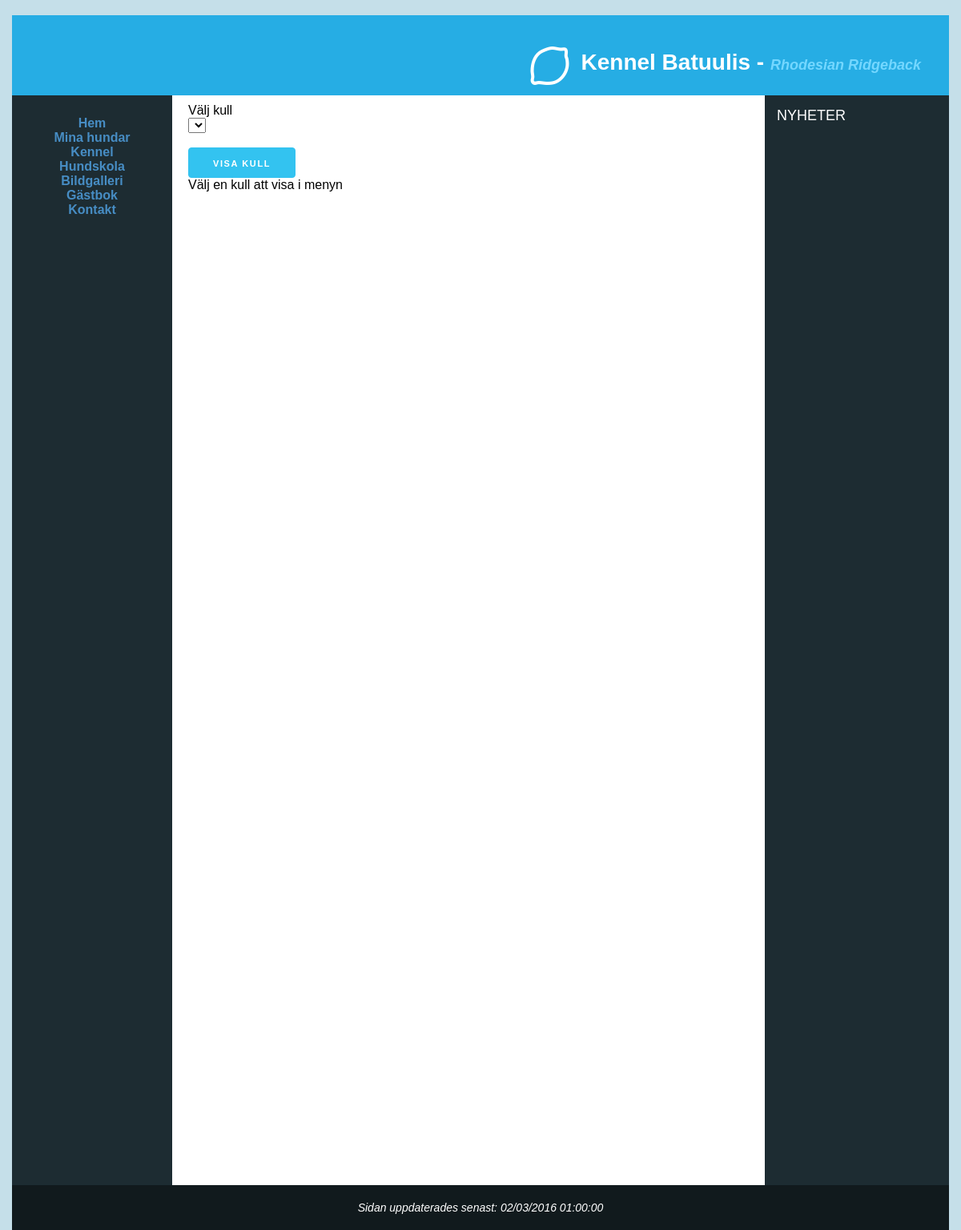
Page /dogs.php on the earlier database version.
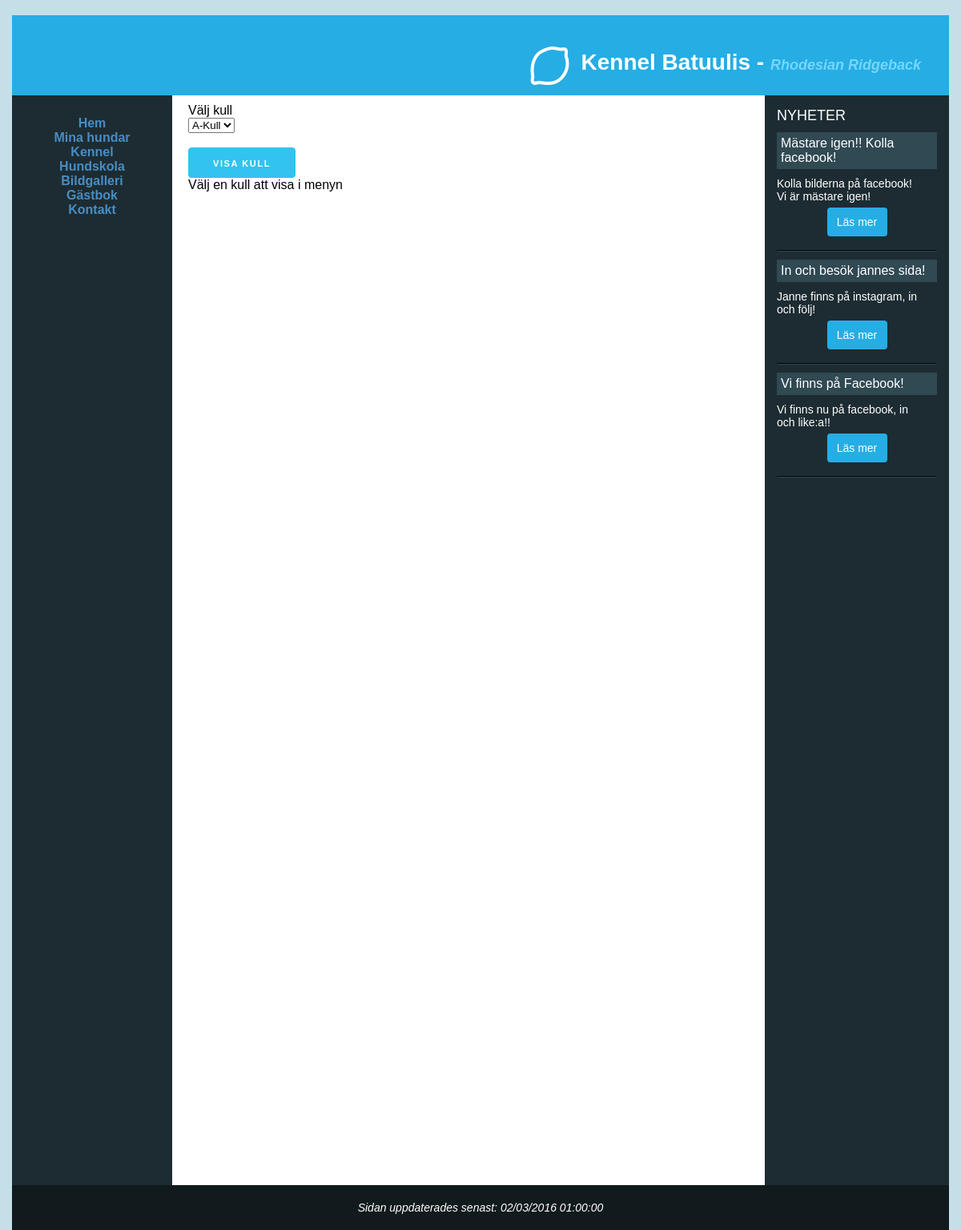
Same page on the later database version.
### tables this page shows
CREATE TABLE NewsFeed (
    `NewsTitle` varchar(255) NOT NULL,
    `CreatedAt` DATETIME NOT NULL,
    `Description` varchar(255),
    `NewsImagePath` varchar(255),
    `NewsLink` varchar(255),
    PRIMARY KEY (`NewsTitle`,`CreatedAt`)
);

### data/dbHelper.php (called while the page is built, shortened)
<?php
function result($err, $data){
	return array('err' => $err, 'data' => $data);
}
function createConnection(){
	$localhost = false;
	$db = null;
	if ($localhost){
		$db = new PDO("mysql:host=127.0.0.1;dbname=OperationDoge;charset=utf8mb4;", "root", "root");
	} else {
		$db = new PDO("mysql:host=mysqlsemi1.space2u.com;dbname=d36234_db6;", "d36234-db6", "jn9MGrOC");
	}
	$db->setAttribute( PDO::ATTR_ERRMODE, PDO::ERRMODE_EXCEPTION);
	return $db;
}
function createStatement($conn, $q, $p){
	$statement = $conn->prepare($q);
	$statement->setFetchMode(PDO::FETCH_ASSOC);
	return $statement;
}
function fetchAll($statement){
	return $statement->fetchAll();
}
function query($q, $p = NULL, $single = false){
	$err = null;
	$data = null;
	try {
		$conn = createConnection();
		$statement = createStatement($conn, $q, $p);
		$statement->execute($p);
		$data = ($single ? fetch($statement) : fetchAll($statement));
	} catch(PDOException $e){
		$err = $e;
	}
	return result($err, $data);
}
?>

### aside.php (the view, shortened to what this page needs)
<aside>
	<span class="aside-title">Nyheter</span>
	<?php
	$result = query("SELECT NewsTitle, CreatedAt, Description, NewsImagePath, NewsLink FROM NewsFeed ORDER BY CreatedAt DESC LIMIT 3");
	if ($result['err'] == null){
		$newsFeedData = $result['data'];
		foreach($newsFeedData as $key => $n){
			echo '<div class="sidebar-item">';
			echo '<div class="news-title">';
			echo $n['NewsTitle'];
			echo '</div>';
			echo '<div class="news-desc">';
			echo $n['Description'];
			echo '</div>';
			if(strlen($n['NewsLink']) > 0){
				echo '<br><a href="'.$n['NewsLink'].'" class="news-more">Läs mer</a>';
			}
			echo '<hr class="newsfeed-sep">';
			echo '</div>';
		}
	} else {
		echo '<span>Det gick inte att läsa nyheter, prova ladda om sidan.</span>';
	}
	?>
</aside>

### dogs.php (shortened to what this page needs)
<?php
include_once 'header.php';
include_once 'aside.php';
$puppyLitter = NULL;
?>
<main class="height-uv">
	<div class="container">
		<div class="row">
			<div class="four columns">
				<label for="puppylitter">Välj kull</label>
				<select id="puppylitters" class="u-full-width" name="puppylitter">
					<?php
					$puppys = query("SELECT LitterTitle FROM PuppyLitter");
					if ($puppys['err'] == null){
						$puppyRes = $puppys['data'];
						foreach($puppyRes as $key => $puppy){
							echo "<option>";
							echo $puppy["LitterTitle"];
							echo '</option>';
						}
					}
					?>
				</select>
			</div>
			<div class="four columns">
				<label for="">&nbsp;</label>
				<a id="puppylink" href="">Visa kull</a>
			</div>
		</div>
		<div class="row">
			<div class="twelve columns">
				<?php
				if(strlen($puppyLitter) > 0){
					$result = query("SELECT DogName, Gender, Price, Available, BirthDate, PuppyLitter_LitterTitle FROM Puppy WHERE PuppyLitter_LitterTitle = :puppylitter ORDER BY PuppyLitter_LitterTitle",
						array(
							':puppylitter' => $puppyLitter
							)
						);
					$upcomingresult = query("SELECT Upcomming FROM PuppyLitter WHERE LitterTitle = :puppyLitter",
						array(
							':puppyLitter' => $puppyLitter
						)
					);
					if($upcomingresult['err'] == null){
						if(count($upcomingresult['data']) > 0){
							$pl = $upcomingresult['data'][0];
							echo '<span class="upcomingpl"> Kommande kull: ';
							echo '<b>';
							if($pl["Upcomming"] === "1"){
								echo "Ja";
							}
							else {
								echo "Nej";
							}
							echo '</b>';
							echo '</span>';
						}
					}
					if ($result['err'] == null){
						$puppysData = $result['data'];
						if(count($puppysData) > 0){
							foreach($puppysData as $key => $p){
								echo '<span id="dogs' . $key . '"></span>';
								echo '<h2>';
								echo $p['DogName'];
								echo '</h2>';
								echo '<p class="details">';
								echo '<b>Kull: </b>' . $p['PuppyLitter_LitterTitle'] . '<br>';
								echo '<b>Födelsedatum: </b>' . $p['BirthDate'] . '<br>';
								echo '<b>Kön: </b>' . $p['Gender'] . '<br>';
								echo '<b>Pris: </b>' . $p['Price'] . ' kr<br>';
								echo '<b>Tillgänglig: </b>';
								if($p['Available'] === "1"){
									echo '<span class="dog-available">Ja</span><br>';
								}
								else {
									echo '<span class="dog-not-available">Nej</span><br>';
								}
								echo '</p>';
								echo '<br/>';
								echo '<br class="clearleft">';
							}
						}
						else {
							echo '<span>Kull finns ej</span>';
						}
					} else {
						echo '<span>Gick inte att hämta data, prova igen</span>';
					}
				} else {
					echo '<span>Välj en kull att visa i menyn</span>';
				}
				?>
			</div>
		</div>
	</div>
</main>
<?php
include_once 'footer.php';
?>

Differences in the rows shown:
added newsfeed: NewsTitle "Mästare igen!! Kolla facebook!", Description "Kolla bilderna på facebook! Vi är mästare igen!"
added newsfeed: NewsTitle "In och besök jannes sida!", Description "Janne finns på instagram, in och följ!"
added newsfeed: NewsTitle "Vi finns på Facebook!", Description "Vi finns nu på facebook, in och like:a!!"
Other differences:
form field puppylitter: (not shown) → "A-Kull"
